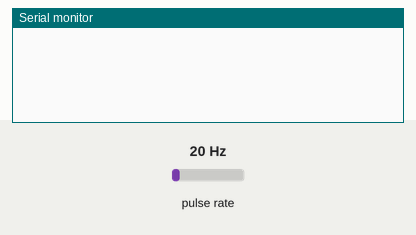
Bench run of a sketch on a simulated Arduino Uno, built with avr-gcc and run on an emulated ATmega328P. Shown: the last lines printed to the serial monitor. Wiring (inferred from the names in the program): pulse sensor: data pin 2. Inputs (shaded band) come from the test bench; at power-on: pulse rate 20 Hz.

Above: at 1.2 s.
1.3 s: pulse rate (sensor on pin 2) set to 4 Hz
At 3.7 s:
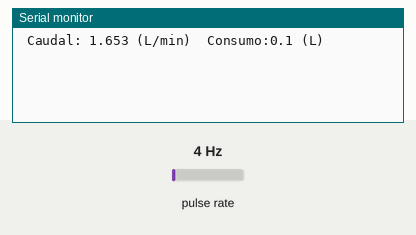
4.0 s: pulse rate (sensor on pin 2) set to 50 Hz
At 5.8 s:
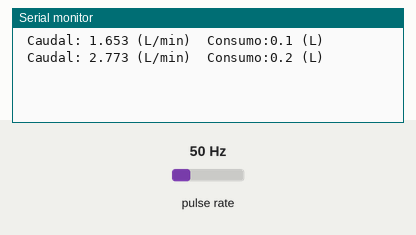
Timing chart, 0 to 7.3 s (numbered marks = the images above; inputs shaded):
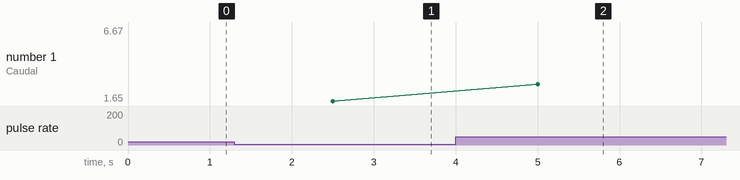

Measured:
- after the input at 1.3 s, the serial monitor: prints a new line after 1.2 s (image 1)
- after the input at 4.0 s, the serial monitor: prints a new line after 1.0 s (image 2)
- plotted number 1: 1.65 → 6.67 after the input at 4.0 s

The sketch:

caudalimetro.ino
```cpp
const int sensorPin = 2;
const int measureInterval = 2500;
volatile int pulseConter;

// YF-S201
const float factorK = 7.5;
float volume = 0;
long t0 = 0;


void ISRCountPulse()
{
   pulseConter++;
}

float GetFrequency()
{
   pulseConter = 0;
   interrupts();
   delay(measureInterval);
   noInterrupts();
   return (float)pulseConter * 1000 / measureInterval;
}

void SumVolume(float dV)
{
   volume += dV / 60 * (millis() - t0) / 1000.0;
   t0 = millis();
}

void setup()
{
   Serial.begin(9600);
   attachInterrupt(digitalPinToInterrupt(sensorPin), ISRCountPulse, RISING);
   t0 = millis();
}

void loop()
{
   // obtener frecuencia en Hz
   float frequency = GetFrequency();

   // calcular caudal L/min
   float flow_Lmin = frequency / factorK;
   SumVolume(flow_Lmin);

   Serial.print(" Caudal: ");
   Serial.print(flow_Lmin, 3);
   Serial.print(" (L/min)\tConsumo:");
   Serial.print(volume, 1);
   Serial.println(" (L)");
}
```
